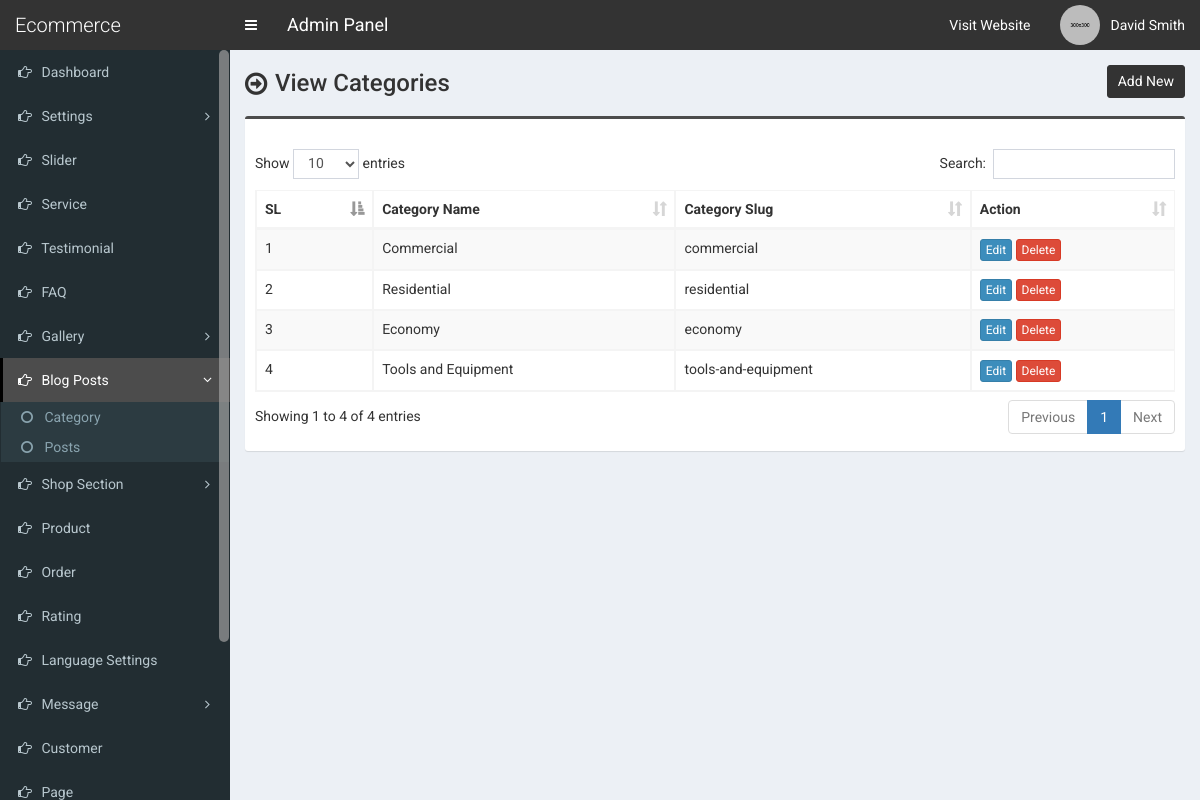
Page /admin/category.php (signed in) on the committed database.
### tables this page shows
CREATE TABLE `tbl_category` (
  `category_id` int(11) NOT NULL,
  `category_name` varchar(255) NOT NULL,
  `category_slug` varchar(255) NOT NULL,
  `meta_title` varchar(255) NOT NULL,
  `meta_keyword` mediumtext NOT NULL,
  `meta_description` mediumtext NOT NULL
);

### admin/category.php (the view, shortened to what this page needs)
<?php require_once('header.php'); ?>
<section class="content-header">
	<div class="content-header-left">
		<h1>View Categories</h1>
	</div>
	<div class="content-header-right">
		<a href="category-add.php" class="btn btn-primary btn-sm">Add New</a>
	</div>
</section>
<section class="content">
  <div class="row">
    <div class="col-md-12">
      <div class="box box-info">
        <div class="box-body table-responsive">
          <table id="example1" class="table table-bordered table-striped">
			<thead>
			    <tr>
			        <th>SL</th>
			        <th>Category Name</th>
			        <th>Category Slug</th>
			        <th>Action</th>
			    </tr>
			</thead>
            <tbody>
            	<?php
            	$i=0;
            	$statement = $pdo->prepare("SELECT * FROM tbl_category ORDER BY category_id ASC");
            	$statement->execute();
            	$result = $statement->fetchAll(PDO::FETCH_ASSOC);
            	foreach ($result as $row) {
            		$i++;
            		?>
					<tr>
	                    <td><?php echo $i; ?></td>
	                    <td><?php echo $row['category_name']; ?></td>
	                    <td><?php echo $row['category_slug']; ?></td>
	                    <td>
	                        <a href="category-edit.php?id=<?php echo $row['category_id']; ?>" class="btn btn-primary btn-xs">Edit</a>
	                        <a href="#" class="btn btn-danger btn-xs" data-href="category-delete.php?id=<?php echo $row['category_id']; ?>" data-toggle="modal" data-target="#confirm-delete">Delete</a>
	                    </td>
	                </tr>
            		<?php
            	}
            	?>
            </tbody>
          </table>
        </div>
      </div>
</section>
<?php require_once('footer.php'); ?>

### admin/css/style.css (style rules this page uses)
body { font-size: 14px; font-family: 'Roboto', sans-serif; }
.content-header>h1, .content-header .content-header-left h1 { font-family: 'Roboto', sans-serif; }
.box-info { padding-top: 20px; }
.content-header { overflow: hidden; }
.content-header .content-header-left { float: left; padding-top: 5px; }
.content-header .content-header-right { float: right; }
.content-header .content-header-left h1 { margin-top: 0; margin-bottom: 0; padding-left: 30px; padding-bottom: 5px; font-size: 24px; position: relative; }
.content-header .content-header-left h1:before { position: absolute; top: 0; left: 0; font-family: 'FontAwesome', sans-serif; font-size: 26px; content: '\f18e'; }
.content-header .content-header-right a { position: relative; font-size: 14px; }
.box.box-info { border-top-color: #4c4c4c; }
.content-header .content-header-right a { background-color: #333333; border-color: #333333; }

### rows in the picture
tbl_category: category_name "Commercial", category_slug "commercial"
tbl_category: category_name "Residential", category_slug "residential"
tbl_category: category_name "Economy", category_slug "economy"
tbl_category: category_name "Tools and Equipment", category_slug "tools-and-equipment"

### other values in the picture
$_SESSION['user']['full_name'] "David Smith"
